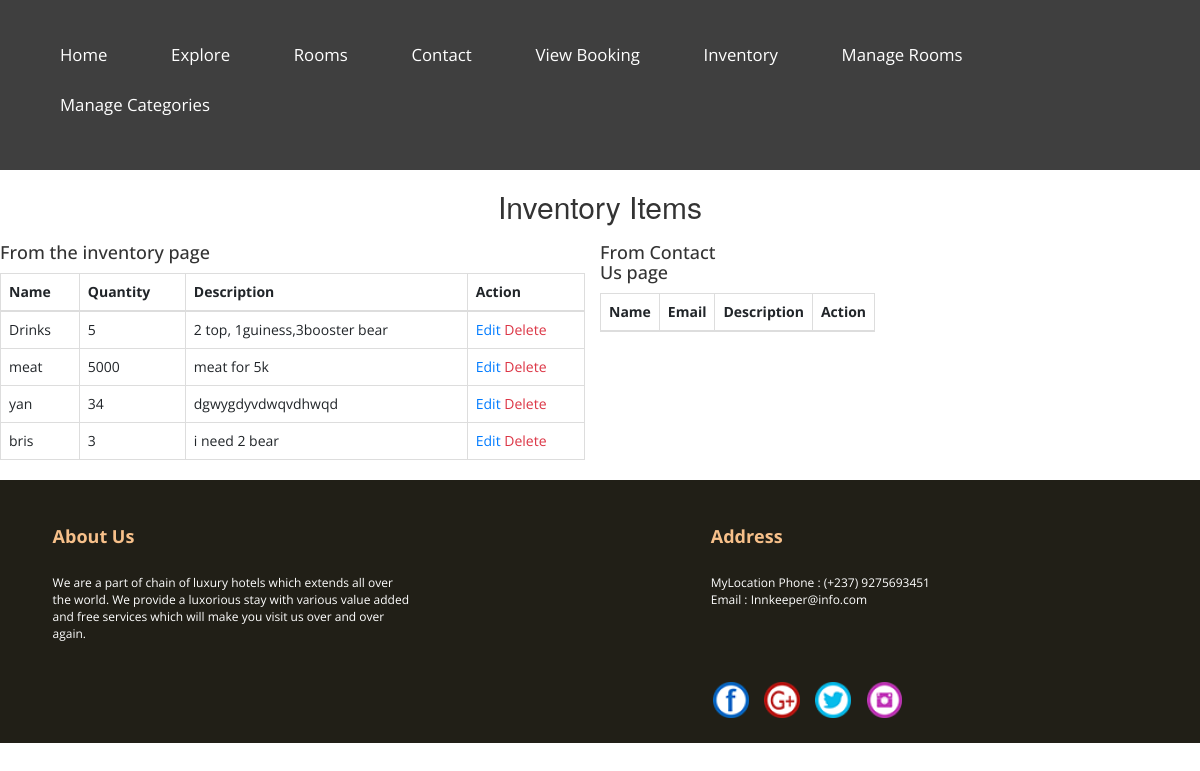
The app's page /view-inventory-page/ with its own data.
### hotel/models.py (models this page shows, shortened)
class InventoryItem(models.Model):
    name = models.CharField(max_length=100)
    quantity = models.IntegerField()
    description = models.TextField()

### hotel/views.py (the view)
# urls.py: path('view-inventory-page/', views.view_inventory_page, name='view-inventory-page'),
def view_inventory_page(request):
    items = InventoryItem.objects.all()
    context = {'items':items}
    return render(request, 'hotel/view_inventory_page.html',context)

### hotel/templates/hotel/view_inventory_page.html (shortened to what this page needs)
{% extends "hotel/base.html" %}
{% block content %}
<h2 class="text-center">Inventory Items</h2>
<div class="row">
    <div class="col-md-6">
<table class="table table-bordered">
    <h4 class"text-center">From the inventory page</h4>
    <thead>
        <tr>
            <th scope="col">Name</th>
            <th scope="col">Quantity</th>
            <th scope="col">Description</th>
            <th scope="col">Action</th>
        </tr>
    </thead>
    <tbody>
        {% for item in items %}
        <tr>
            <td>{{item.name}}</td>
            <td>{{item.quantity }}</td>
            <td>{{item.description }}</td>
            <td> <a class="text-primary" href="#">Edit</a><a class="text-danger" href="#"> Delete</a></td>
        </tr>
        {% endfor %}
    </tbody>
</table>
</div>
<div class="row">
    <div class="col-md-6">
<table class="table table-bordered">
    <h4 class"text-center">From Contact Us page</h4>
    <thead>
        <tr>
            <th scope="col">Name</th>
            <th scope="col">Email</th>
            <th scope="col">Description</th>
            <th scope="col">Action</th>
        </tr>
    </thead>
</table>
</div>
</div>
{% endblock content %}

### hotel/static/css/main.css (style rules this page uses)
* { margin: 0; padding: 0; font-family: 'Open Sans', sans-serif; }

### records on screen
InventoryItem: name "Drinks", quantity "5", description "2 top, 1guiness,3booster bear"
InventoryItem: name "meat", quantity "5000", description "meat for 5k"
InventoryItem: name "yan", quantity "34", description "dgwygdyvdwqvdhwqd"
InventoryItem: name "bris", quantity "3", description "i need 2 bear"
